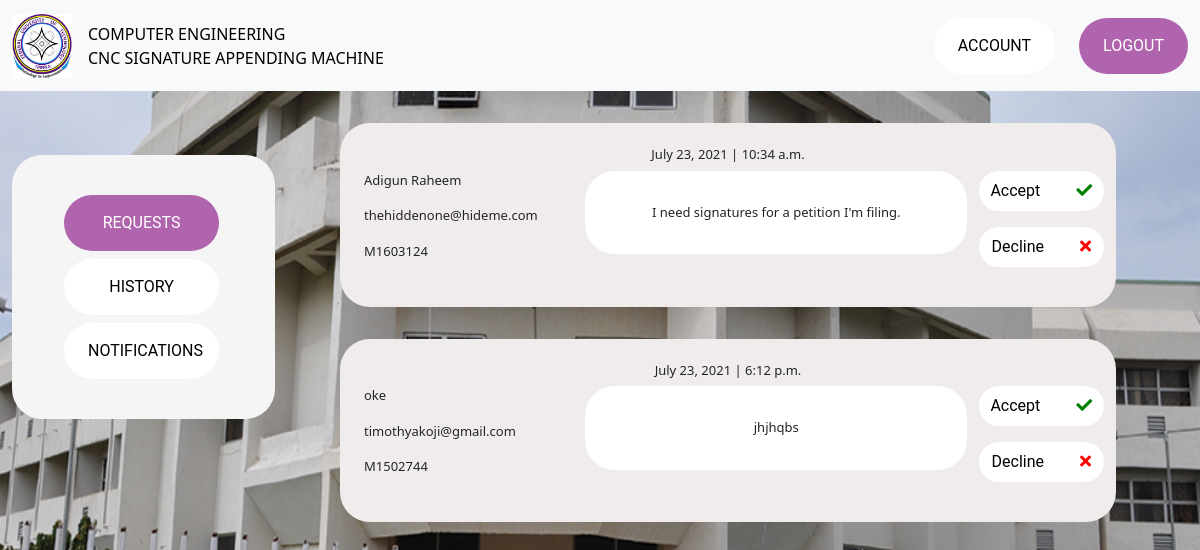
/requests/ (signed in), run on an earlier commit of the app's database.
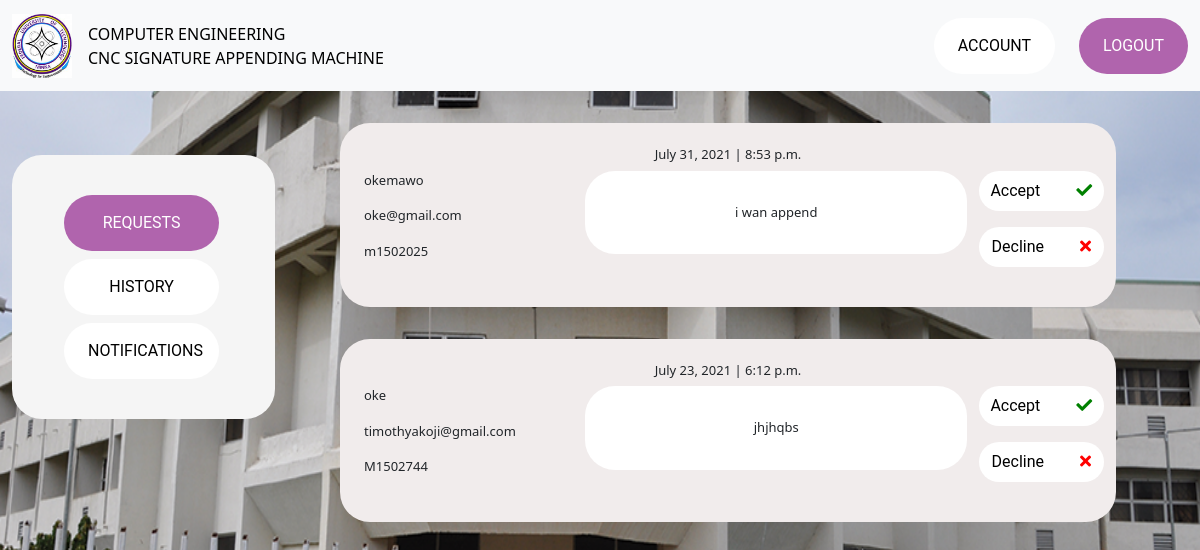
And on a later commit of the database.
### signature/models.py (models this page shows, shortened)
class Request(models.Model):
    time = models.TimeField(auto_now=True)
    date = models.DateField(auto_now=True)
    full_name = models.CharField(max_length=100)
    school_id = models.CharField(max_length=15)
    email = models.EmailField(default='')
    signatory = models.ForeignKey(Signatory, on_delete=models.CASCADE)
    purpose = models.TextField(max_length=300, default='')
    status = models.CharField(max_length=10, default='pending')

### signature/views.py (the view)
# urls.py: path('requests/', RequestsView.as_view(), name='requests'),
class RequestsView(ListView):
    queryset = Request.objects.filter(status='pending').order_by('-date')
    template_name = 'requests.html'
    @method_decorator(login_required)
    def dispatch(self, *args, **kwargs):
        return super().dispatch(*args, **kwargs)

### templates/requests.html (shortened to what this page needs)
{% load static %}
<!doctype html>
<html lang="en">
  <head>
    <link href="https://cdn.jsdelivr.net/npm/bootstrap@5.0.1/dist/css/bootstrap.min.css" rel="stylesheet">
    <link rel="stylesheet" href="{% static 'css/base.css' %}" type="text/css">
    <link rel="stylesheet" href="https://use.fontawesome.com/releases/v5.15.3/css/all.css">
  </head>
  <body>
    <div class="mb-4" id="background">
        <nav class="navbar navbar-expand-lg navbar-light bg-light">
            <div class="container-fluid">
                <a class="navbar-brand" href="{% url 'home' %}">
                    <img src="{% static 'images/fut-logo.jpeg' %}" alt="" width="60" height="64" class="d-inline-block align-text-top" >
                </a>
                <span class="navbar-text" id="logo-text">COMPUTER ENGINEERING <br> CNC SIGNATURE APPENDING MACHINE</span>
              <div class="collapse navbar-collapse justify-content-end" id="navbarText">
                    <ul class="navbar-nav justify-content-end">
                        <li class="nav-item">
                            <a class="nav-link mb-2 mt-2" href="#" id="white">ACCOUNT</a>
                        </li>
                        <li class="nav-item mb-2 mt-2">
                            <a class="nav-link" href="{% url 'logout' %}"  id="purple">LOGOUT</a>
                        </li>
                    </ul>
                </div>
            </div>
        </nav>
        <div class="container-fluid">
                <div class="row row-cols-2">
                    <div class="col-4">
                        <div class="form-card justify-content-center">
                            <a class="nav-link mb-2 mt-2 white request-buttons active" href="#" id="">REQUESTS</a>
                            <a class="nav-link mb-2 mt-2 white request-buttons" href="{% url 'history' %}" id="">HISTORY</a>
                            <a class="nav-link mb-2 mt-2 white request-buttons" href="#" id="">NOTIFICATIONS</a>
                        </div>
                    </div>
                    <div class="col-lg-8">
                        {% if object_list %}
                        {% for request in object_list %}
                        <div class="white-card" style="background-color: rgb(241, 236, 236);">
                                <h6 class="text-center request-text">{{request.date}} | {{ request.time }}</h6>
                                <div class="row row-cols-3">
                                    <div class="col-2" style="margin-right: 64px;">
                                        <p class="request-text">{{ request.full_name }}</p>
                                        <p class="request-text">{{ request.email }}</p>
                                        <p class="request-text">{{ request.school_id }}</p>
                                    </div>
                                    <div class="col-8">
                                        <div class="form-card-lg d-flex justify-content-center" style="margin-top: 0px; margin-left: 32px; background-color: white;">
                                            <p class="card-text request-text">{{ request.purpose }}</p>
                                        </div>
                                    </div>
                                    {% if request.status == "pending" %}
                                    <div class="col-2" style="margin-left: -64px;">
                                        <div class="row">
                                            <a href="{% url 'accept_request' request.pk %}" class="request-action-btn">Accept <i class="fas fa-check" style="margin-left: 32px; color: green"></i></a>
                                        </div>
                                        <div class="row">
                                            <a href="{% url 'decline_request' request.pk %}" id="select-decline" class="request-action-btn">Decline <i class="fas fa-times" style="margin-left: 32px; color: red"></i></a>
                                        </div>
                                    </div>
                                    {% endif %}
                                </div>
                        </div>
                        {% endfor %}
                        {% endif %}
                    </div>
                </div>
        </div>
    </div>
  </body>
</html>

### static/css/base.css (style rules this page uses)
body { background-image: url('/static/images/senate.png'); background-repeat: no-repeat; background-size: 100% 150%; }
#logo-text { color: black; }
.purple, #purple { list-style-type: none; padding: 16px 24px 16px; border: thin; border-radius: 30px; background-color: #B064AD; color: white; text-align: center; text-decoration: none; font-family: Roboto; }
.white { list-style-type: none; margin-right: 24px; padding: 16px 24px 16px; border: thin; border-radius: 30px; background-color:white; color: black; text-align: center; text-decoration: none; font-family: Roboto; }
#white { list-style-type: none; margin-right: 24px; padding: 16px 24px 16px; border: thin; border-radius: 30px; background-color:white; color: black; text-align: center; text-decoration: none; font-family: Roboto; }
.form-card { background-color: #F5F5F5; border-radius: 30px; width: 70%; padding: 32px; margin-top: 64px; }
.form-card-lg { background-color: #F5F5F5; border-radius: 30px; width: 80%; padding: 32px; margin-top: 64px; }
.white-card { background-color: white; border-radius: 30px; width: 100%; padding: 24px; margin-top: 32px; margin-left: -72px; }
.request-buttons { margin-left: 20px; }
.request-text { font-weight: normal; font-size: small; }
.active, .request-buttons:hover { list-style-type: none; padding: 16px 24px 16px; border: thin; border-radius: 30px; background-color: #B064AD; color: white; text-align: center; text-decoration: none; font-family: Roboto; }
.request-action-btn { list-style-type: none; padding: 8px 4px 8px; border-radius: 40px; background-color:white; color: black; text-align: center; text-decoration: none; font-family: Roboto; margin-bottom: 16px; }

What changed in the data, as far as the page shows it:
no longer on this page (row edited): Request: date "July 23, 2021", time "10:34 a.m.", full_name "Adigun Raheem", email "thehiddenone@hideme.com", school_id "M1603124", purpose "I need signatures for a petition I'm filing.", status "Accept"
added Request: date "July 31, 2021", time "8:53 p.m.", full_name "okemawo", email "oke@gmail.com", school_id "m1502025", purpose "i wan append", status "Accept"
